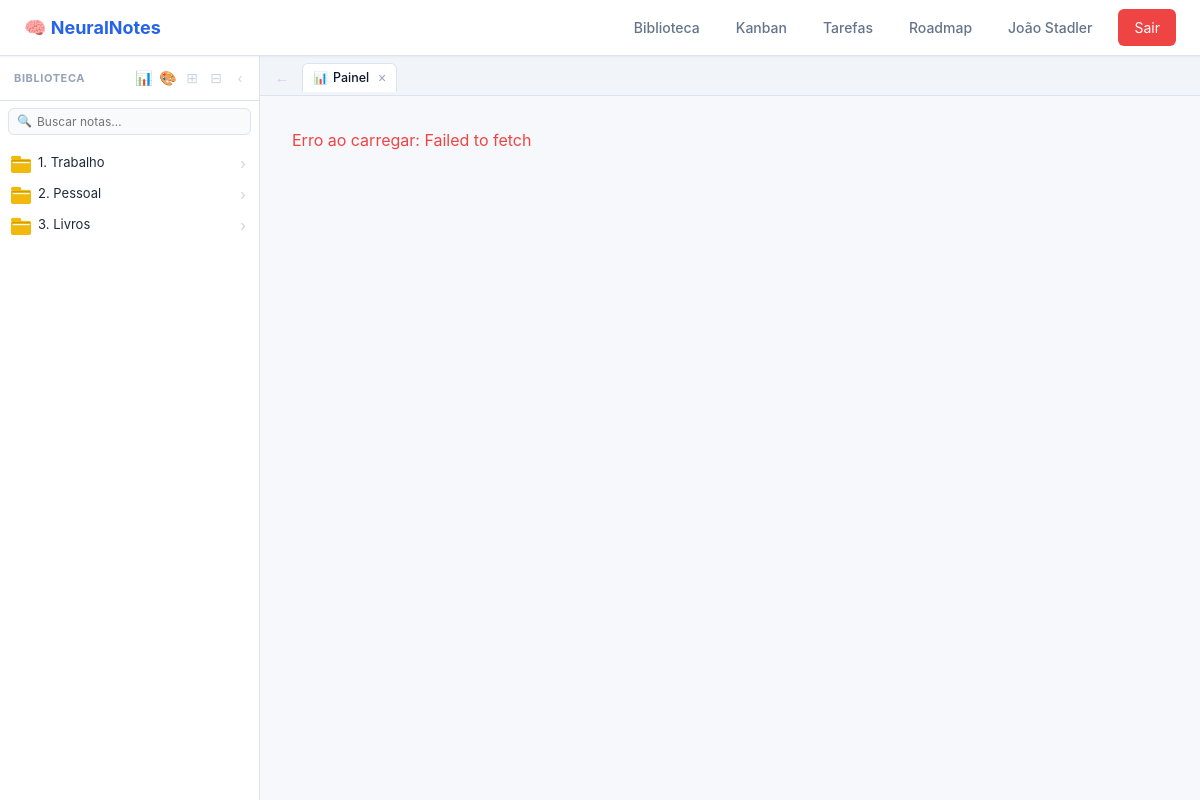
The app's page /dashboard (signed in) with its own data.
### models.py (models this page shows, shortened)
class Usuario(UserMixin, db.Model):
    __tablename__ = 'usuarios'
    id = db.Column(db.Integer, primary_key=True)
    nome = db.Column(db.String(255), nullable=False)
    usuario = db.Column(db.String(80), nullable=False, unique=True, index=True)
    senha_hash = db.Column(db.String(255), nullable=False)
    criado_em = db.Column(db.DateTime, default=datetime.utcnow)
    topicos = db.relationship('Topico', backref='usuario', lazy=True, cascade='all, delete-orphan')
    colunas_kanban = db.relationship('ColunaKanban', backref='usuario', lazy=True, cascade='all, delete-orphan')
    tarefas_faceis = db.relationship('TarefaFacil', backref='usuario', lazy=True, cascade='all, delete-orphan')
    icones_customizados = db.relationship('IconeCustomizado', backref='usuario', lazy=True, cascade='all, delete-orphan')
    compartilhamento_kanban = db.relationship('CompartilhamentoKanban', backref='usuario', uselist=False, cascade='all, delete-orphan')

class Topico(db.Model):
    __tablename__ = 'topicos'
    id = db.Column(db.Integer, primary_key=True)
    id_usuario = db.Column(db.Integer, db.ForeignKey('usuarios.id', ondelete='CASCADE'), nullable=False)
    id_pai = db.Column(db.Integer, db.ForeignKey('topicos.id', ondelete='CASCADE'))
    nome = db.Column(db.String(255), nullable=False)
    tipo = db.Column(db.String(50), nullable=False)  # nota, caderno, diagrama, jupyter, pdf, planilha, imagem, pasta
    icone = db.Column(db.String(10), default='📄')
    ordem = db.Column(db.Integer, default=0)
    criado_em = db.Column(db.DateTime, default=datetime.utcnow)
    atualizado_em = db.Column(db.DateTime, default=datetime.utcnow, onupdate=datetime.utcnow)
    subtopicos = db.relationship('Topico', backref=db.backref('pai', remote_side=[id]), cascade='all, delete-orphan')
    notas = db.relationship('Nota', backref='topico', lazy=True, cascade='all, delete-orphan', uselist=False)
    cadernos = db.relationship('Caderno', backref='topico', lazy=True, cascade='all, delete-orphan', uselist=False)
    diagramas = db.relationship('Diagrama', backref='topico', lazy=True, cascade='all, delete-orphan', uselist=False)
    celulas_jupyter = db.relationship('CelulaJupyter', backref='topico', lazy=True, cascade='all, delete-orphan')
    pdfs = db.relationship('PDF', backref='topico', lazy=True, cascade='all, delete-orphan', uselist=False)
    planilhas = db.relationship('Planilha', backref='topico', lazy=True, cascade='all, delete-orphan', uselist=False)
    imagens = db.relationship('Imagem', backref='topico', lazy=True, cascade='all, delete-orphan', uselist=False)
    codigos = db.relationship('Codigo', backref='topico', lazy=True, cascade='all, delete-orphan', uselist=False)
    cartoes_kanban = db.relationship('CartaoKanban', backref='topico_pai', lazy=True, cascade='all, delete-orphan')
    apresentacoes = db.relationship('Apresentacao', backref='topico', lazy=True, cascade='all, delete-orphan', uselist=False)
    __table_args__ = (
        db.Index('idx_topicos_usuario_pai', 'id_usuario', 'id_pai'),
    )

### app/routes/main.py (the view)
@bp_main.route('/dashboard')
@login_required
def dashboard():
    topicos = (
        Topico.query.filter_by(id_usuario=current_user.id, id_pai=None)
        .order_by(Topico.ordem, Topico.nome)
        .all()
    )
    tarefas_do_dia = (
        TarefaFacil.query
        .filter(
            TarefaFacil.id_usuario == current_user.id,
            TarefaFacil.data_tarefa == date.today(),
        )
        .order_by(TarefaFacil.concluida.asc(), TarefaFacil.criado_em.asc())
        .limit(15)
        .all()
    )
    icones_customizados = {
        ic.tipo: f'/static/{ic.caminho}'
        for ic in IconeCustomizado.query.filter_by(id_usuario=current_user.id).all()
    }
    return render_template(
        'main/dashboard.html',
        topicos=topicos,
        tipos_documento=TIPOS_DOCUMENTO,
        tarefas_do_dia=tarefas_do_dia,
        icones_customizados=icones_customizados,
    )

### app/templates/main/dashboard.html (shortened to what this page needs)
{% extends "base.html" %}
{% set TIPO_COR = {
    'nota':     '#2563eb',
    'caderno':  '#7c3aed',
    'pdf':      '#ef4444',
    'planilha': '#16a34a',
    'diagrama': '#0891b2',
    'jupyter':  '#d97706',
    'tarefa':   '#16a34a',
    'imagem':   '#7c3aed',
    'python':    '#3776ab',
    'sql':       '#e38c00',
    'biblioteca':'#7c3aed',
} %}
{% macro icone_topico(topico) %}
    {% if icones_customizados.get(topico.tipo) %}
        <img src="{{ icones_customizados[topico.tipo] }}" class="t-icon-custom" alt="{{ topico.tipo }}">
    {% elif topico.tipo in ('pasta', 'biblioteca') %}
        <img src="{{ url_for('static', filename='icons/pasta.png') }}"
             class="t-icon-pasta" alt="pasta">
    {% elif topico.tipo == 'python' %}
        <span class="code-badge t-icon-code t-icon-py">PY</span>
    {% elif topico.tipo == 'sql' %}
        <span class="code-badge t-icon-code t-icon-sql">SQL</span>
    {% else %}
        <span class="t-icon-file"
              style="--tc: {{ TIPO_COR.get(topico.tipo, '#94a3b8') }}"></span>
    {% endif %}
{% endmacro %}
{% macro arvore_topicos(lista) %}
    <ul class="topic-tree">
        {% for topico in lista|sort(attribute='ordem') %}
            <li class="topic-node">
                <div class="topic-row"
                     tabindex="0"
                     draggable="true"
                     data-id="{{ topico.id }}"
                     data-nome="{{ topico.nome }}"
                     data-tipo="{{ topico.tipo }}"
                     ondragstart="sbDragStart(event)"
                     ondragend="sbDragEnd(event)"
                     ondragover="sbDragOver(event)"
                     ondrop="sbDrop(event)">
                    {{ icone_topico(topico) }}
                    <span class="topic-name">{{ topico.nome }}</span>
                    {% if topico.subtopicos %}
                        <span class="topic-chevron">›</span>
                    {% endif %}
                </div>
            </li>
        {% endfor %}
    </ul>
{% endmacro %}
{% block content %}
<div class="workspace-shell">
    <aside class="workspace-sidebar" id="sidebar"
           data-create-url="{{ url_for('main.criar_topico') }}"
           data-pdf-url="{{ url_for('main.importar_pdf') }}"
           data-pptx-url="{{ url_for('main.importar_apresentacao') }}"
           data-xlsx-url="{{ url_for('main.importar_planilha') }}"
           data-imagem-url="{{ url_for('main.importar_imagem') }}">
        <div class="sidebar-cab">
            <span class="sidebar-cab-label">Biblioteca</span>
            <div class="sidebar-cab-actions">
                <button class="sidebar-tree-btn" id="btnPainel" title="Painel de resumo">📊</button>
                <button class="sidebar-tree-btn" id="btnIcones" title="Gerenciar ícones" onclick="document.getElementById('modalIcones').hidden=false">🎨</button>
                <button class="sidebar-tree-btn" id="btnExpandirTudo" title="Expandir tudo">⊞</button>
                <button class="sidebar-tree-btn" id="btnReduzirTudo"  title="Recolher tudo">⊟</button>
                <button class="sidebar-tree-btn" id="btnSidebarToggle" title="Recolher sidebar">‹</button>
            </div>
        </div>
        <div class="sidebar-hr"></div>
        <div class="sidebar-search">
            <span class="sidebar-search-ico">🔍</span>
            <input type="text" class="sidebar-search-input" id="sidebarSearchInput"
                   placeholder="Buscar notas…" autocomplete="off" spellcheck="false">
        </div>
        <div class="tree-panel" id="treePanel">
            {% if topicos %}
                {{ arvore_topicos(topicos) }}
            {% else %}
                <div class="tree-empty">
                    <p>Nenhum item ainda.</p>
                    <p>Clique com o botão direito para criar.</p>
                </div>
            {% endif %}
        </div>
    </aside>
    <div id="sbResizeHandle" class="sidebar-resize-handle" title="Arrastar para redimensionar"></div>
    <main class="workspace-main" id="workspaceMain">
        <div id="tabBar" class="tab-bar" style="display:none">
            <button id="btnVoltar" class="tab-back" title="Voltar" disabled>←</button>
            <div id="tabPills" class="tab-pills"></div>
        </div>
        <div id="tabContents" class="tab-contents" style="display:none"></div>
    </main>
</div>
            {% set tipos_icone = [
                ('nota','Nota'),('caderno','Caderno'),('planilha','Planilha'),
                ('diagrama','Diagrama'),('jupyter','Notebook'),('tarefa','Tarefa'),
                ('imagem','Imagem'),('python','Python'),('sql','SQL'),
                ('biblioteca','Biblioteca'),('pdf','PDF'),('pasta','Pasta'),
            ] %}
{% endblock %}

### app/templates/base.html (shortened to what this page needs)
<!DOCTYPE html>
<html lang="pt-BR">
<head>
    <link href="{{ url_for('static', filename='css/style.css') }}" rel="stylesheet">
</head>
<body>
    {% if current_user.is_authenticated %}
    <nav class="navbar">
        <div class="navbar-brand">
            <a href="{{ url_for('main.dashboard') }}" class="brand-logo">🧠 NeuralNotes</a>
        </div>
        <div class="navbar-menu">
            <a href="{{ url_for('main.dashboard') }}" class="navbar-item navbar-link">Biblioteca</a>
            <a href="{{ url_for('kanban.kanban') }}" class="navbar-item navbar-link">Kanban</a>
            <a href="{{ url_for('tarefas.tarefas') }}" class="navbar-item navbar-link">Tarefas</a>
            <a href="{{ url_for('roadmap.lista') }}" class="navbar-item navbar-link">Roadmap</a>
            <a href="{{ url_for('usuario.perfil') }}" class="navbar-item navbar-link" title="Minha Conta">{{ current_user.nome }}</a>
            <a href="{{ url_for('auth.logout') }}" class="navbar-item btn-logout">Sair</a>
        </div>
    </nav>
    {% endif %}
    <div class="container">
        {% block content %}{% endblock %}
    </div>
</body>
</html>

### app/static/css/style.css (style rules this page uses)
* { margin: 0; padding: 0; box-sizing: border-box; }
:root { --bg: #f8fafc; --painel: #ffffff; --cartao: #f1f5f9; --borda: #dbe4ef; --destaque: #2563eb; --verde: #16a34a; --rosa: #ef4444; --ambar: #d97706; --roxo: #7c3aed; --texto: #0f172a; --apagado: #64748b; --shadow-sm: 0 1px 2px rgba(0, 0, 0, 0.05); --shadow-md: 0 4px 6px rgba(0, 0, 0, 0.1); --shadow-lg: 0 10px 15px rgba(0, 0, 0, 0.1); }
html, body { height: 100%; width: 100%; font-family: -apple-system, BlinkMacSystemFont, 'Segoe UI', 'Roboto', 'Oxygen', 'Ubuntu', 'Cantarell', 'Fira Sans', 'Droid Sans', 'Helvetica Neue', sans-serif; -webkit-font-smoothing: antialiased; -moz-osx-font-smoothing: grayscale; }
body { background-color: var(--bg); color: var(--texto); line-height: 1.5; }
.navbar { height: 56px; background-color: var(--painel); border-bottom: 1px solid var(--borda); display: flex; justify-content: space-between; align-items: center; padding: 0 24px; position: sticky; top: 0; z-index: 100; box-shadow: var(--shadow-sm); }
.navbar-brand { display: flex; align-items: center; }
.brand-logo { font-size: 18px; font-weight: 700; color: var(--destaque); text-decoration: none; display: flex; align-items: center; gap: 8px; }
.navbar-menu { display: flex; align-items: center; gap: 16px; }
.navbar-item { font-size: 14px; color: var(--texto); }
.navbar-link { text-decoration: none; color: var(--apagado); font-size: 14px; font-weight: 500; padding: 6px 10px; border-radius: 6px; transition: background 0.15s, color 0.15s; }
.btn-logout { background-color: var(--rosa); color: white; padding: 8px 16px; border-radius: 6px; text-decoration: none; transition: all 0.2s; }
.container { max-width: 1200px; margin: 0 auto; padding: 20px; }

### records on screen
Usuario: nome "João Stadler"
Topico: nome "1. Trabalho"
Topico: nome "2. Pessoal"
Topico: nome "3. Livros"
